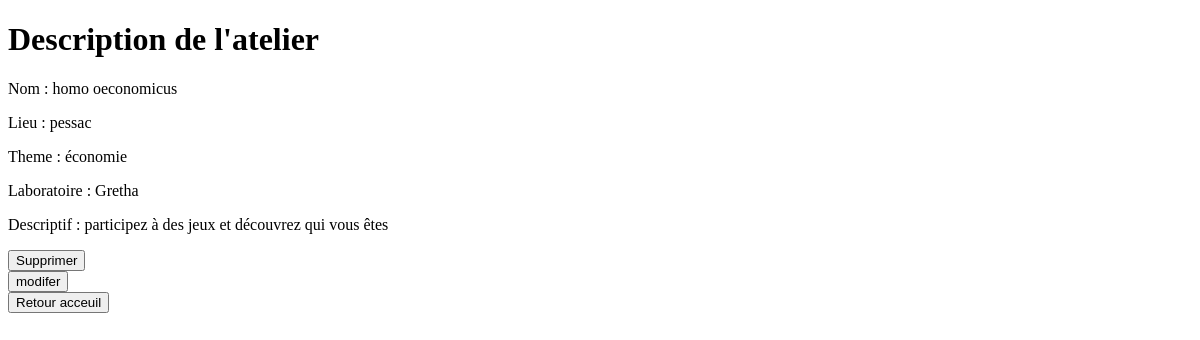
/atelier.php?idA=3, run on an earlier commit of the app's database.
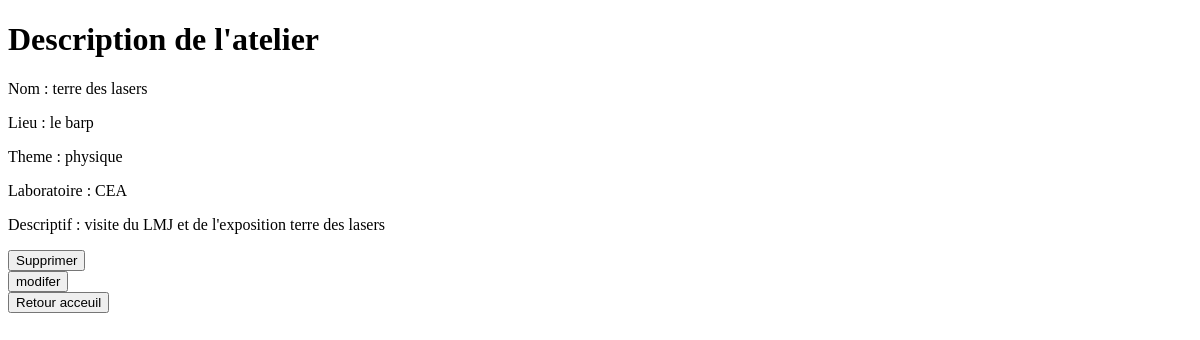
And on a later commit of the database.
### tables this page shows
CREATE TABLE `atelier` (
  `idA` int(11) NOT NULL AUTO_INCREMENT,
  `nom` varchar(50) NOT NULL,
  `descriptif` varchar(500) DEFAULT NULL,
  `theme` varchar(30) NOT NULL,
  `lieu` varchar(30) NOT NULL,
  `labo` varchar(30) NOT NULL,
  PRIMARY KEY (`idA`),
  UNIQUE KEY `nom` (`nom`),
  KEY `idT` (`theme`),
  KEY `idT_2` (`theme`)
);

### src/atelier.php (the view, shortened to what this page needs)
<!DOCTYPE html>
<html>
	<head>
	</head>
	<body>
<?php
$bdd=new PDO('mysql:host=localhost;dbname=cnrs', 'root', 'group6');
if(isset($_GET['idA'])){
	$idA = $_GET['idA'];
	$req = $bdd->prepare('SELECT * FROM atelier WHERE idA = :idA');
	$req->execute(array('idA' => $idA));
}
$result = $req->fetch();
?>
<h1>Description de l'atelier</h1>
<p>Nom : <?php echo $result['nom']; ?> </p>
<p>Lieu : <?php echo $result['lieu']; ?> </p>
<p>Theme : <?php echo $result['theme']; ?> </p>
<p>Laboratoire : <?php echo $result['labo']; ?></p>
<p>Descriptif : <?php echo $result['descriptif']; ?></p>
<form method="post" action= "<?php echo "index.php?delete=" . $idA ?>">
	<input type="submit" value="Supprimer" />
</form>
<form method="post" action= "<?php echo "modifier-atelier.php?idA=" . $idA ?>">
	<input type="submit" value="modifer" />
</form>
<form method="post" action="index.php">
  <input type="submit" value="Retour acceuil">
</form>
	</body>
</html>

What changed in the data, as far as the page shows it:
changed atelier: nom "homo oeconomicus" → "terre des lasers"; lieu "pessac" → "le barp"; theme "économie" → "physique"; labo "Gretha" → "CEA"; descriptif "participez à des jeux et découvrez qui vous êtes" → "visite du LMJ et de l'exposition terre des lasers"
